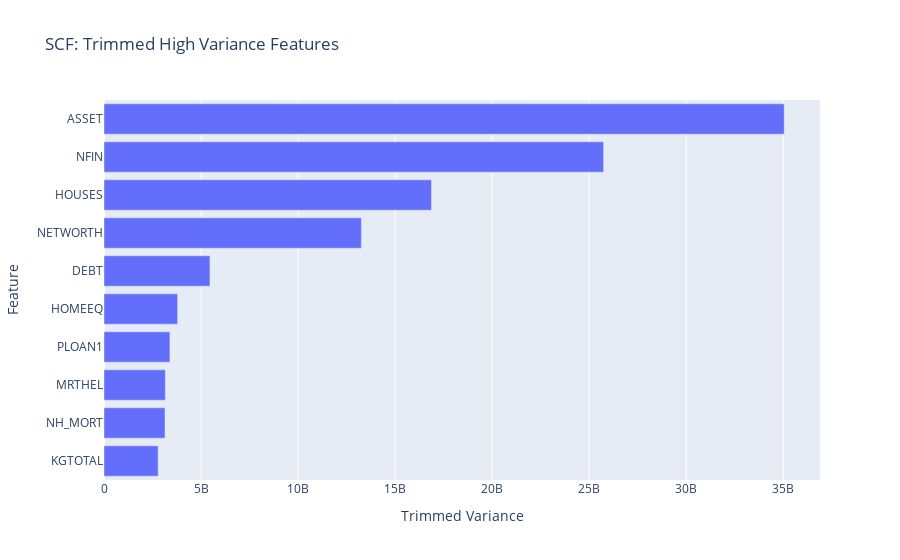

Write notebook code for a chart like this one.
### Markdown cell above
*BAR CHART OF TRIMMED HIGH VARIANCE FEATURES*

### Code cell
fig = px.bar(x=top_10_trimmed_var, y=top_10_trimmed_var.index, title='SCF: Trimmed High Variance Features')
fig.update_layout(xaxis_title='Trimmed Variance', yaxis_title='Feature')
fig.show()

### Figure 1 — Plotly figure (JSON) as saved in the notebook; plotly's stock layout.template omitted (floating-point values rounded to 4 significant figures)
{"data": [{"alignmentgroup": "True", "hovertemplate": "x=%{x}<br>y=%{y}<extra></extra>", "legendgroup": "", "marker": {"color": "#636efa", "pattern": {"shape": ""}}, "name": "", "offsetgroup": "", "orientation": "h", "showlegend": false, "textposition": "auto", "type": "bar", "x": [2791000000.0, 3143000000.0, 3160000000.0, 3397000000.0, 3794000000.0, 5458000000.0, 13260000000.0, 16870000000.0, 25740000000.0, 35040000000.0], "xaxis": "x", "y": ["KGTOTAL", "NH_MORT", "MRTHEL", "PLOAN1", "HOMEEQ", "DEBT", "NETWORTH", "HOUSES", "NFIN", "ASSET"], "yaxis": "y"}], "layout": {"barmode": "relative", "legend": {"tracegroupgap": 0}, "title": {"text": "SCF: Trimmed High Variance Features"}, "xaxis": {"anchor": "y", "domain": [0, 1], "title": {"text": "Trimmed Variance"}}, "yaxis": {"anchor": "x", "domain": [0, 1], "title": {"text": "Feature"}}}}
